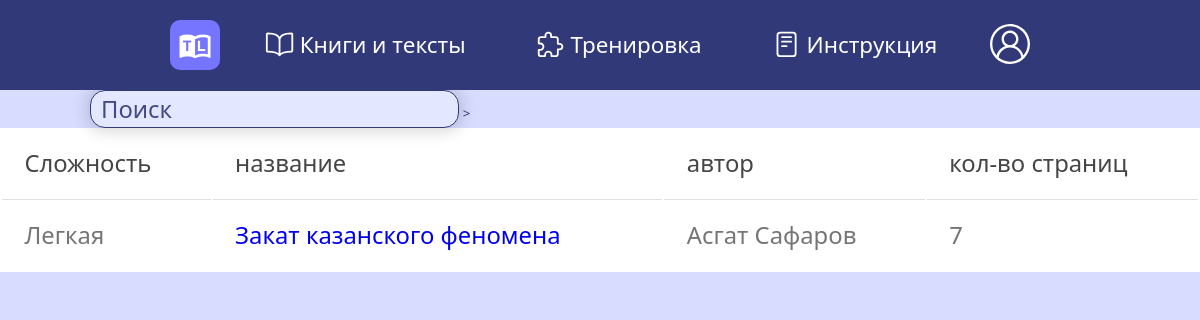
Page /books (signed in) on the earlier database version.
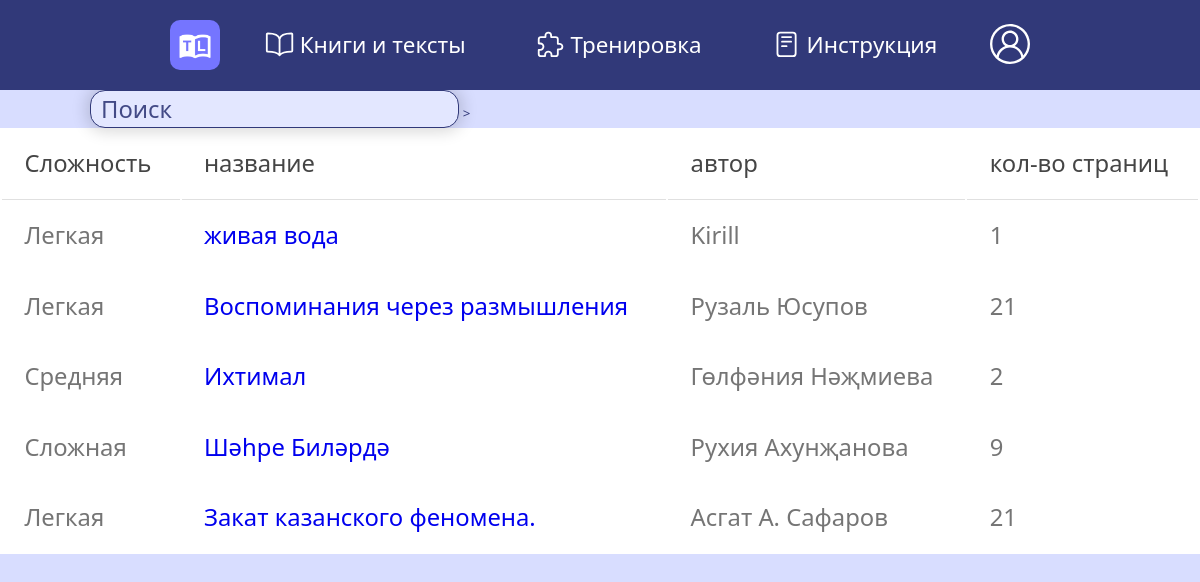
Same page on the later database version.
### data/books.py (models this page shows, shortened)
class Book(SqlAlchemyBase, SerializerMixin):
    __tablename__ = "books"
    id = sqlalchemy.Column(sqlalchemy.Integer, primary_key=True, autoincrement=True)
    author = sqlalchemy.Column(sqlalchemy.Integer, nullable=True)
    user_author_id = sqlalchemy.Column(
        sqlalchemy.Integer, sqlalchemy.ForeignKey("users.id"), nullable=False
    )
    pages = sqlalchemy.Column(sqlalchemy.Integer, nullable=False)
    title = sqlalchemy.Column(sqlalchemy.VARCHAR, nullable=False)
    level_id = sqlalchemy.Column(sqlalchemy.Integer, nullable=False)
    user = orm.relation("User")

### main.py (the view, shortened to what this page needs)
@app.route("/books", methods=["GET", "POST"])
@login_required
def books():
    db_sess = db_session.create_session()
    books = db_sess.query(Book).filter(Book.user_author_id == current_user.id).all()
    return render_template("books.html", title="мои слова", books=books)

### data/db_session.py (called while the page is built)
def create_session() -> Session:
    global __factory
    return __factory()

### main.py (called while the page is built)
@login_manager.user_loader
def load_user(user_id):
    db_sess = db_session.create_session()
    return db_sess.query(User).get(user_id)

### templates/books.html
{% extends "base.html" %} {% block content %}
<div class="container">
    <div class="my-3">
        <form style="margin-left: 7.5%;" method="POST">
            <input class="input_search" type="text" name="field" autocomplete="off" placeholder="Поиск">
            <input type="submit" name="search" value=">" class="search_button"></input>
        </form>
    </div>
    <table class="table">
        <thead>
            <tr>
                <th scope="col">Сложность</th>
                <th scope="col">название</th>
                <th scope="col">автор</th>
                <th scope="col">кол-во страниц</th>
            </tr>
        </thead>
        {% set levels = {1: "Легкая", 2: "Средняя", 3: "Сложная" } %} {% for book in books %}
        <tr>
            <td>{{ levels[book.level_id] }}</td>
            <td><a href="/read_book/{{ book.id }}/1/null">{{ book.title }}</a></td>
            <td>{{ book.author }}</td>
            <td>{{ book.pages }}</td>
        </tr>
        {% endfor %}
    </table>
</div>
{% endblock %}

### templates/base.html (shortened to what this page needs)
<!DOCTYPE html>
<html lang="ru">
<head>
    <link rel="stylesheet" href="../../../static/css/style.css">
</head>
<body>
    <div class="wrapper">
        {% include 'header.html' %}
        <main class="main">
            {% block content %}{% endblock %}
        </main>
    </div>
</body>
</html>

### templates/header.html (shortened to what this page needs)
<header class="header">
    <div class="header__container">
        <a href="/" class="header__logo">
            <img src="/static/img/logo.png" alt="TL" class="rounded-3">
        </a>
        <div class="header__menu menu">
            <nav class="menu__body">
                <ul class="menu__list">
                    <li class="menu__item">
                        <a href="/books_and_texts/0" class="menu__link">
                            <ion-icon name="book-outline" class="menu__item__icon"></ion-icon>
                            Книги и тексты
                        </a>
                    </li>
                    <li class="menu__item">
                        <a href="/trainings" class="menu__link">
                            <ion-icon name="extension-puzzle-outline" class="menu__item__icon"></ion-icon>
                            Тренировка
                        </a>
                    </li>
                    <li class="menu__item">
                        <a href="/settings" class="menu__link">
                            <ion-icon name="reader-outline" class="menu__item__icon"></ion-icon>
                            Инструкция
                        </a>
                    </li>
                </ul>
            </nav>
        </div>
        <div class="header__items contacts">
            <a href="/profile" class="header__item profile_btn" title="{{ current_user.name }}">
            </a>
        </div>
    </div>
</header>

### static/css/style.css (style rules this page uses)
:root { --dark-background-color: #313979; --background-color: #d8ddff; --garmonic-bg-color: #e3e7ff; }
* { font-family: system-ui; padding: 0; margin: 0; border: 0; }
*, *:before, *:after { -moz-box-sizing: border-box; -webkit-box-sizing: border-box; box-sizing: border-box; }
nav, footer, header, aside { display: block; }
html, body { height: 100%; width: 100%; font-size: 100%; line-height: 1; font-size: 14px; -ms-text-size-adjust: 100%; -moz-text-size-adjust: 100%; -webkit-text-size-adjust: 100%; }
input, button, textarea { font-family: inherit; }
a { text-decoration: none; }
ul li { list-style: none; }
img { vertical-align: top; }
* { -webkit-tap-highlight-color: rgba(0, 0, 0, 0); }
.wrapper { overflow: hidden; display: flex; flex-direction: column; min-height: 100%; background-color: var(--background-color); }
.main { flex: 1 1 auto; }
[class*="__container"] { max-width: 1470px; margin: 0px auto; padding: 0px 15px; }
@media (max-width: 1470px) { [class*="__container"] { max-width: 970px; } }
.header { font-family: "Open Sans", sans-serif; background-color: var(--dark-background-color); width: 100%; z-index: 5; }
.header__container { display: flex; min-height: 90px; align-items: center; }
.header__logo { margin-left: 40px; z-index: 10; }
.header__logo img { width: 50px; height: 50px; border-radius: 10px; }
.header__menu { flex: 1 1 auto; }
.menu { display: flex; justify-content: center; margin: 0px 40px 0px 32px; }
.menu__list { display: flex; justify-content: space-between; gap: 70px; }
.menu__link, .menu__link:hover { transition: .3s ease-in; }
.menu__item a { font-size: 1.6rem; color: #ffffff; line-height: 5rem; }
.menu__item__icon { font-size: 1.3em; transform: translateY(20%); color: white; transition: .3s ease-out; }
.header__items { margin-right: 40px; display: flex; gap: 20px; }
.header__item { fill: #ffffff; transition: fill 0.3s; }
.header__item { transition: .3s ease-out; }
.profile_btn { transition: .3s ease-out; }
.header__logo img { text-align: center; }
::placeholder { opacity: 0.9; color: var(--dark-background-color); }
.input_search { background: var(--garmonic-bg-color); font-size: 1.7em; border: 1px solid var(--dark-background-color); padding-top: 2px; padding-right: 10px; padding-left: 10px; padding-bottom: 2px; box-shadow: 0 0 15px 4px rgb(0 0 0 / 15%); border-radius: 15px; display: inline-block; }
.search_button { background: transparent; display: inline-block; cursor: pointer; color: var(--dark-background-color); }
.table { font-size: 1.7em; font-weight: 350; width: 100%; margin-bottom: 1.6rem; background-color: #fff; }
th { text-align: left; padding: 1.6rem; transition: all 0.3s ease-out; font-weight: 400; color: #454545; vertical-align: bottom; border-bottom: 1px solid rgba(0, 0, 0, 0.12); }
td { text-align: left; padding: 1.6rem; transition: all 0.3s ease-in; font-weight: 400; color: #757575; vertical-align: bottom; }
tbody tr { transition: 0.3s ease-out; color: #fff; }

Differences in the rows shown:
removed Book: levels "Легкая", title "Закат казанского феномена", author "Асгат Сафаров", pages "7"
added Book: levels "Легкая", title "живая вода", author "Kirill", pages "1"
added Book: levels "Легкая", title "Воспоминания через размышления", author "Рузаль Юсупов", pages "21"
added Book: levels "Средняя", title "Ихтимал", author "Гөлфәния Нәҗмиева", pages "2"
added Book: levels "Сложная", title "Шәһре Биләрдә", author "Рухия Ахунҗанова", pages "9"
added Book: levels "Легкая", title "Закат казанского феномена.", author "Асгат А. Сафаров", pages "21"
